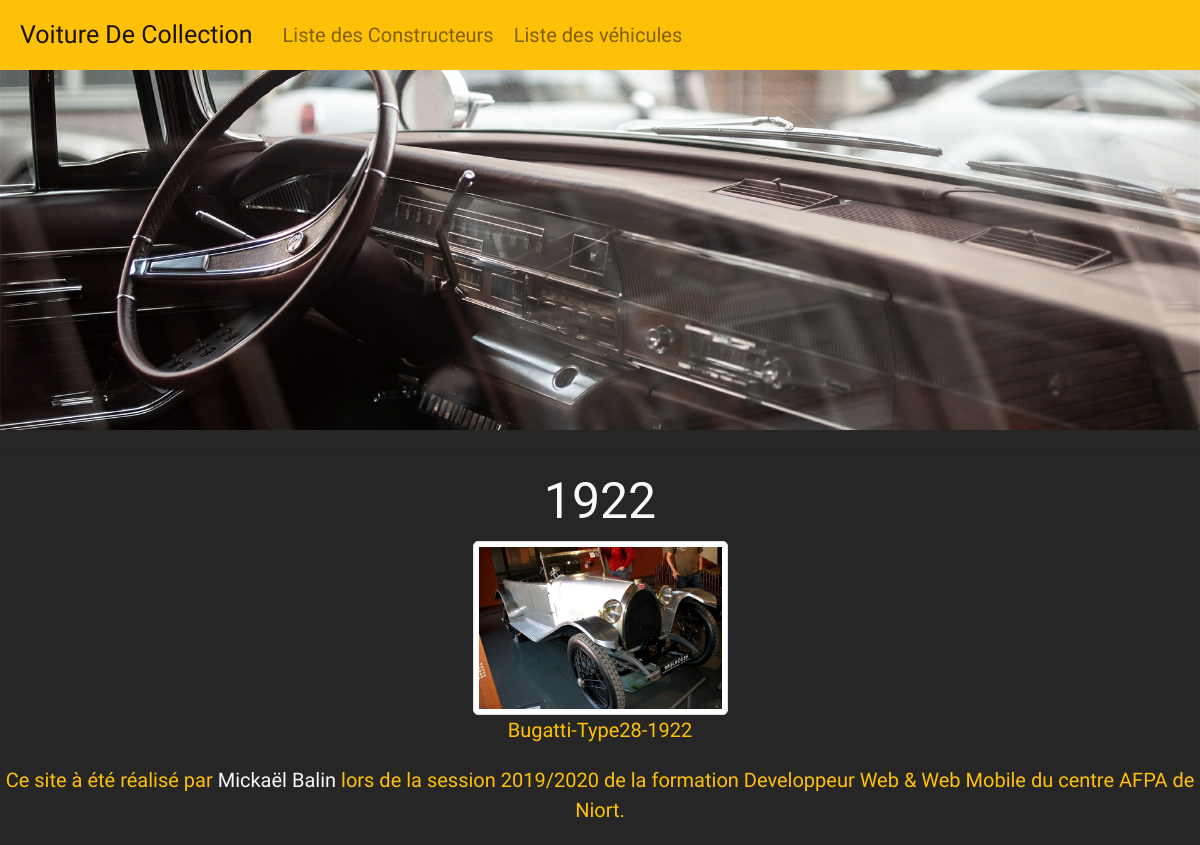
The page /year.php?id=1922 on the database its author committed.
### tables this page shows
CREATE TABLE `Modele` (
  `Modele_ID` int(11) PRIMARY KEY NOT NULL AUTO_INCREMENT,
  `Modele_DATE` int(4) NOT NULL,
  `Modele_Titre` varchar(100) NOT NULL,
  `Modele_AUTEUR_ID` int(11) NOT NULL
  );

CREATE TABLE `Constructeur` (
  `Constructeur_ID` int(11) PRIMARY KEY NOT NULL AUTO_INCREMENT,
  `Constructeur_TITRE` varchar(100) NOT NULL,
  `Constructeur_CONTENU` longtext NOT NULL
);

### modele.php (called while the page is built, shortened)
<?php
function getVehiculesdate($date){
    $bdcon = getBdd();
    $vehicules = $bdcon->prepare('select Modele_ID as id, Modele_TITRE as titre, Constructeur_Titre as createur, Modele_DATE as date from Modele LEFT JOIN Constructeur ON Modele.Modele_AUTEUR_ID = Constructeur.Constructeur_ID WHERE Modele_date =?');
    $vehicules->execute(array($date));
    return $vehicules;
}
function getBdd(){
    $bdd = new PDO('mysql:host=localhost;dbname=automobile;charset=utf8', 'root', 'root', array(PDO::ATTR_ERRMODE => PDO::ERRMODE_EXCEPTION));
    return $bdd;
}

### vues/VueYear.php (the view, shortened to what this page needs)
<div class="container">
    <div class="row justify-content-center">
<h1 class="text-light text-center col-12"> <?php echo $_GET['id'] ?></h1>
    <?php foreach ($vehicules as $vehicule): ?>
    <div class="listevoiturestest col-sm-12 col-md-4 col-lg-3">
      <a href="<?= "vehicule.php?id=".$vehicule['id']?>">
      <figure>
          <?php echo '<img class="img-thumbnail" src="img/'.$vehicule['createur'].'-'.$vehicule['titre'].'-'.$vehicule['date'].'.png" class="img-fluid w-100">';?>
          <figcaption class="text-warning text-center"> <?php echo $vehicule['createur'].'-'.$vehicule['titre'].'-'.$vehicule['date'] ?></figcaption>
      </figure>
</a>
</div>
<?php endforeach; ?>
</div>
</div>
<?php require 'gabarit.php';?>

### css/style.css (style rules this page uses)
* { box-sizing: border-box; font-size: 20px; }
body { background-color: #262626; font-family: 'Girassol', cursive; }

### rows shown on the page
modele: Modele_AUTEUR_ID+Modele_Titre+Modele_DATE (picture), Modele_AUTEUR_ID.Constructeur_TITRE "Bugatti", Modele_Titre "Type28", Modele_DATE "1922"

### other values the page prints
$_GET['id'] "1922"
